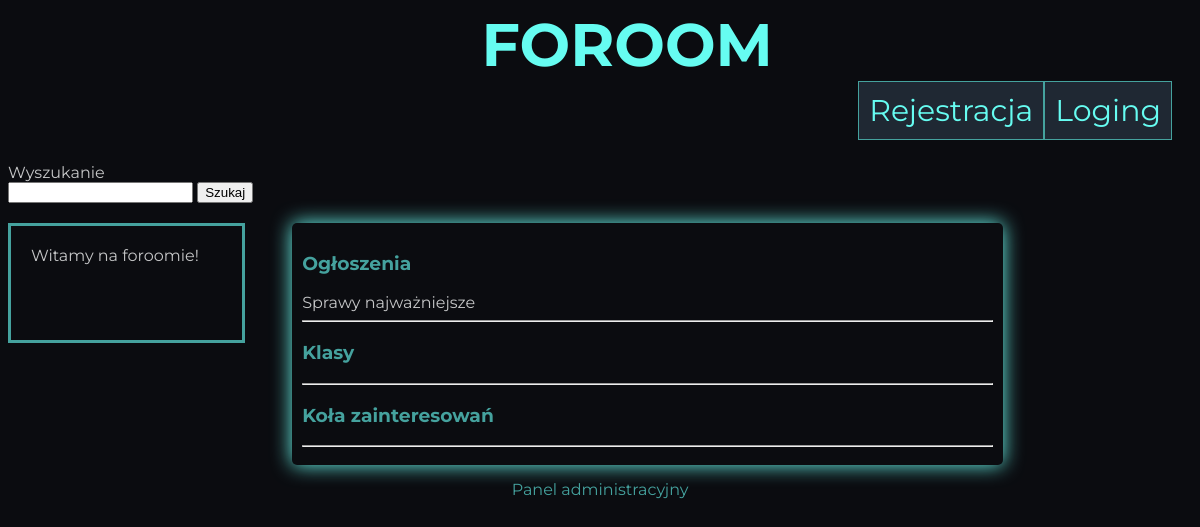
The page / on the database its author committed.
### tables this page shows
CREATE TABLE `kategorie` (
  `id` int(11) NOT NULL,
  `name` text NOT NULL,
  `description` text NOT NULL,
  `parent` mediumtext NOT NULL,
  `kolej` int(11) NOT NULL
);

### main.php (the view, shortened to what this page needs)
<?php
	$connect=new mysqli(HOST,USERORG,PASSORG,DBORG);
	$connect->query('SET NAMES utf8');
	if(!isset($_GET['kategoria'])){
		$jaki='main';
	}
	else $jaki=$_GET['kategoria'];
	if($result=$connect->query(
	"SELECT * FROM kategorie WHERE parent = '$jaki' ORDER BY kolej ASC"
	));
	while($row=$result->fetch_assoc()){
		echo "<h3><a href='?kategoria=".$row['id']."'>".$row['name']."</a></h3>";
		echo $row['description']."<hr>";
	}
?>

### style.css (style rules this page uses)
:root { --logoColor: #66FCF1; --secColor: #45A29E; --normColor:#C5C6C7; --bgColor:#0B0C10; --bg2Color:#1F2833; }
main a { //text-decoration:none; color:var(--secColor); }
a { color:var(--secColor); text-decoration:none; }
body { background-color:var(--bgColor); color:var(--normColor); font-family: 'Montserrat', sans-serif; }
* { box-sizing:border-box; }

### rows shown on the page
kategorie: name "Ogłoszenia", description "Sprawy najważniejsze"
kategorie: name "Klasy"
kategorie: name "Koła zainteresowań"
